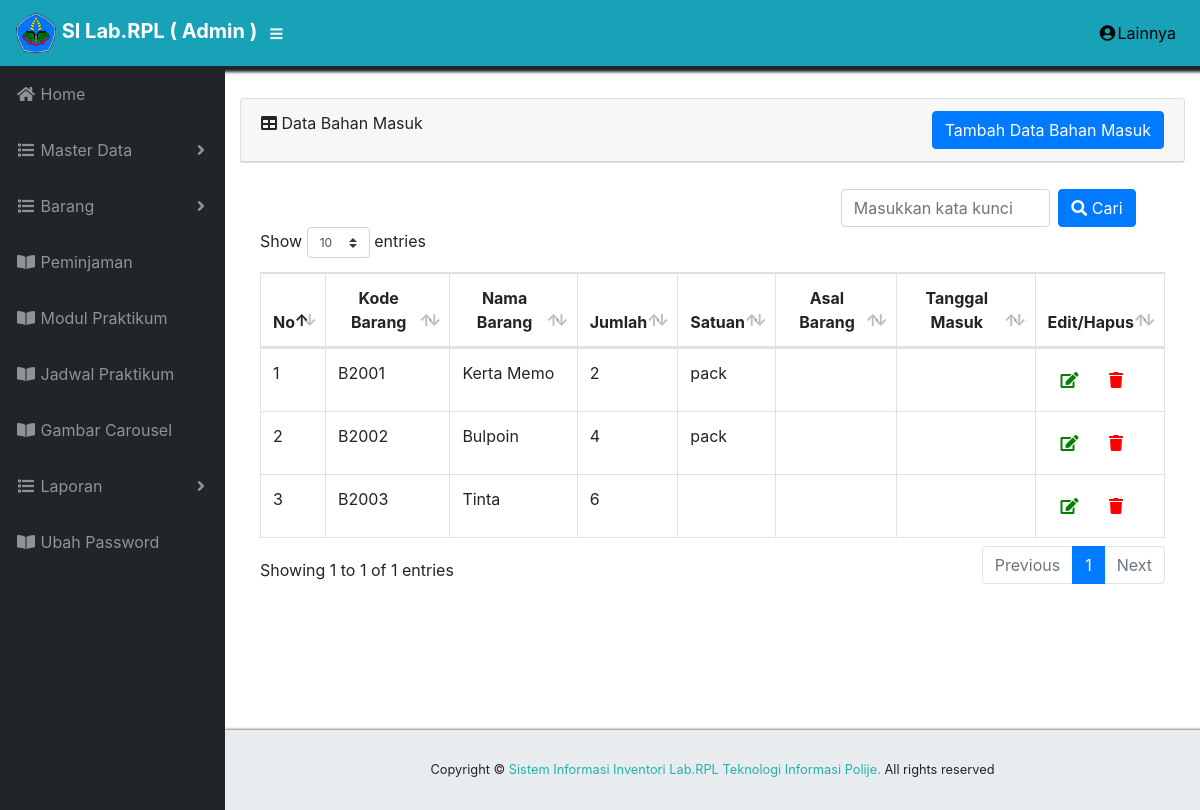
Page /index.php/admin/cbahan_masuk/search on the committed database.
### tables this page shows
CREATE TABLE `tb_bahankeluar` (
  `id_bahankeluar` int(11) NOT NULL,
  `kode_barang` varchar(30) NOT NULL,
  `nama_barang` varchar(30) NOT NULL,
  `jumlah` int(11) NOT NULL,
  `satuan` varchar(15) NOT NULL,
  `lokasi_tujuan` varchar(30) NOT NULL,
  `tanggal_keluar` date NOT NULL
);

### application/controllers/admin/Cbahan_masuk.php (called while the page is built, shortened)
<?php
class Cbahan_masuk extends CI_Controller {
    public function __construct(){
    $this->load->model("m_bahanmasuk");
    $this->load->library('form_validation');
    $this->load->library('session');
    }
    public function search(){
			$keyword = $this->input->post('keyword');
			$data['tb_bahanmasuk']=$this->m_bahanmasuk->get_keyword($keyword);
		    $this->load->view('admin/vbahan_masuk',$data);
		    }
    }

### index.php (called while the page is built, shortened)
<?php
require_once BASEPATH.'core/CodeIgniter.php';

### application/models/M_bahanmasuk.php (called while the page is built, shortened)
  <?php defined('BASEPATH') OR exit('No direct script access allowed');
class M_bahanmasuk extends CI_Model {
     public function get_keyword($keyword){
        $this->db->select('*');
        $this->db->from  ('tb_bahankeluar');
        $this->db->or_like('kode_barang',$keyword);
        $this->db->or_like('nama_barang',$keyword);
        $this->db->or_like('jumlah',$keyword);
        $this->db->or_like('satuan',$keyword);
        $this->db->or_like('lokasi_tujuan',$keyword);
        $this->db->or_like('tanggal_keluar',$keyword);
       return $this->db->get()->result();
    }
}

### application/views/admin/vbahan_masuk.php (the view, shortened to what this page needs)
 <!DOCTYPE html>
<html lang="en">
 <div id="content-wrapper">
      <div class="container-fluid">
	<div class="card mb-3">
    <div class="card-header">
    <i class="fas fa-table"></i>
	 Data Bahan Masuk
    <a href="<?php echo base_url('admin/cbahan_masuk/tambah') ?>">
	<button name="tambah" type="button" class="btn btn-primary col-xs-3 float-right">Tambah Data Bahan Masuk</button></a>
	</div>
    </div>
	 <?php echo form_open('admin/cbahan_masuk/search') ?>
     <div class="row float-right"  style="padding-left: 35px; padding-top: 10px;">
    <input type="text" name="keyword" class="col-md-7 mr-2 form-control" placeholder="Masukkan kata kunci">
    <button type="submit" name="search_submit" class="btn btn-primary"><i class="fas fa-search" ></i> Cari</button>
  <?php echo form_close() ?>
	</div>
		<div class="card-body">
				<div class="table-responsive mt-2">
					<table class="table table-bordered" id="dataTable" width="100%" cellspacing="0">
						<thead >
							<tr>
								<th style="text-align: center">No</th>
								<th style="text-align: center" >Kode Barang</th>
								<th style="text-align: center" >Nama Barang</th>
								<th style="text-align: center">Jumlah</th>
								<th style="text-align: center">Satuan</th>
								<th style="text-align: center">Asal Barang</th>
								<th style="text-align: center">Tanggal Masuk</th>
								<th style="text-align: center">Edit/Hapus</th>
							</tr>
						</thead>
			    	<?php $no=1; foreach ( $tb_bahanmasuk as $masuk ) :?>
							<tbody>
								<tr>
									<td><?php echo $no++; ?></td>
									<td><?php echo $masuk->kode_barang ?></td>
									<td><?php echo $masuk->nama_barang ?></td>
									<td><?php echo $masuk->jumlah ?></td>
									<td><?php echo $masuk->satuan ?></td>
									<td><?php echo $masuk->asal_barang ?></td>
									<td><?php echo $masuk->tanggal_masuk ?></td>
									<td>
									<a href="<?php echo site_url('admin/cbahan_masuk/edit/'.$masuk->id_bahanmasuk) ?>" class="btn btn-small" ><i class="fas fa-edit" style="color: green;"></i></a>
									<a onclick="return confirm ('Data Akan dihapus?')" href="<?php echo site_url('admin/cbahan_masuk/delete/'.$masuk->id_bahanmasuk) ?>" class="btn btn-small" ><i class="fas fa-trash" style="color: red;"></i></a>
									</td>
								</tr>
							</tbody>
						<?php endforeach;?>
					</table>
				</div>
			</div>
		</div>
	</div>
	</html>

### css/sb-admin.css (style rules this page uses)
html { position: relative; min-height: 100%; }
body { height: 100%; }
#wrapper #content-wrapper { overflow-x: hidden; width: 100%; padding-top: 1rem; padding-bottom: 80px; }
:root { --input-padding-x: 0.75rem; --input-padding-y: 0.75rem; }

### rows in the picture
tb_bahankeluar: kode_barang "B2001", nama_barang "Kerta Memo", jumlah "2", satuan "pack"
tb_bahankeluar: kode_barang "B2002", nama_barang "Bulpoin", jumlah "4", satuan "pack"
tb_bahankeluar: kode_barang "B2003", nama_barang "Tinta", jumlah "6"
